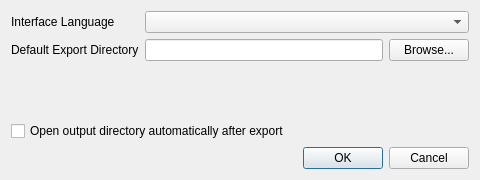
<?xml version="1.0" encoding="UTF-8"?>
<ui version="4.0">
 <class>SystemSettingsDialog</class>
 <widget class="QDialog" name="SystemSettingsDialog">
  <property name="geometry">
   <rect>
    <x>0</x>
    <y>0</y>
    <width>480</width>
    <height>180</height>
   </rect>
  </property>
  <property name="windowTitle">
   <string>System Settings</string>
  </property>
  <layout class="QVBoxLayout" name="verticalLayout">
   <item>
    <layout class="QFormLayout" name="formLayout">
     <item row="0" column="0">
      <widget class="QLabel" name="languageLabel">
       <property name="text">
        <string>Interface Language</string>
       </property>
      </widget>
     </item>
     <item row="0" column="1">
      <widget class="QComboBox" name="languageComboBox"/>
     </item>
     <item row="1" column="0">
      <widget class="QLabel" name="defaultExportDirectoryLabel">
       <property name="text">
        <string>Default Export Directory</string>
       </property>
      </widget>
     </item>
     <item row="1" column="1">
      <layout class="QHBoxLayout" name="exportDirectoryLayout">
       <item>
        <widget class="QLineEdit" name="defaultExportDirectoryEdit"/>
       </item>
       <item>
        <widget class="QPushButton" name="browseExportDirectoryButton">
         <property name="text">
          <string>Browse...</string>
         </property>
        </widget>
       </item>
      </layout>
     </item>
    </layout>
   </item>
   <item>
    <widget class="QCheckBox" name="autoOpenExportDirectoryCheckBox">
     <property name="text">
      <string>Open output directory automatically after export</string>
     </property>
    </widget>
   </item>
   <item>
    <widget class="QDialogButtonBox" name="buttonBox">
     <property name="orientation">
      <enum>Qt::Horizontal</enum>
     </property>
     <property name="standardButtons">
      <set>QDialogButtonBox::Cancel|QDialogButtonBox::Ok</set>
     </property>
    </widget>
   </item>
  </layout>
 </widget>
 <resources/>
 <connections>
  <connection>
   <sender>buttonBox</sender>
   <signal>accepted()</signal>
   <receiver>SystemSettingsDialog</receiver>
   <slot>accept()</slot>
  </connection>
  <connection>
   <sender>buttonBox</sender>
   <signal>rejected()</signal>
   <receiver>SystemSettingsDialog</receiver>
   <slot>reject()</slot>
  </connection>
 </connections>
</ui>
